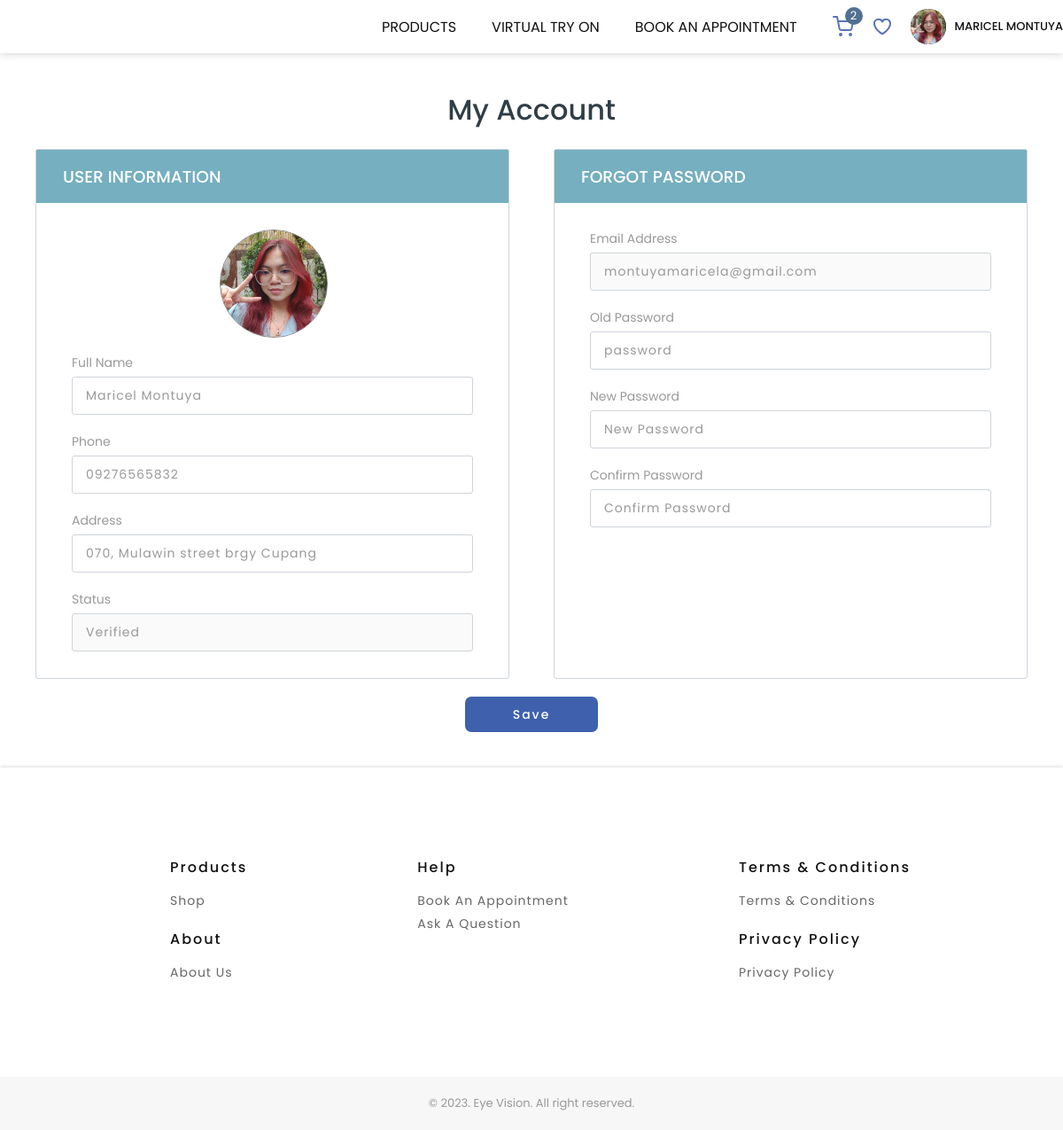
Page /shop/my-account.php (signed in) on the earlier database version.
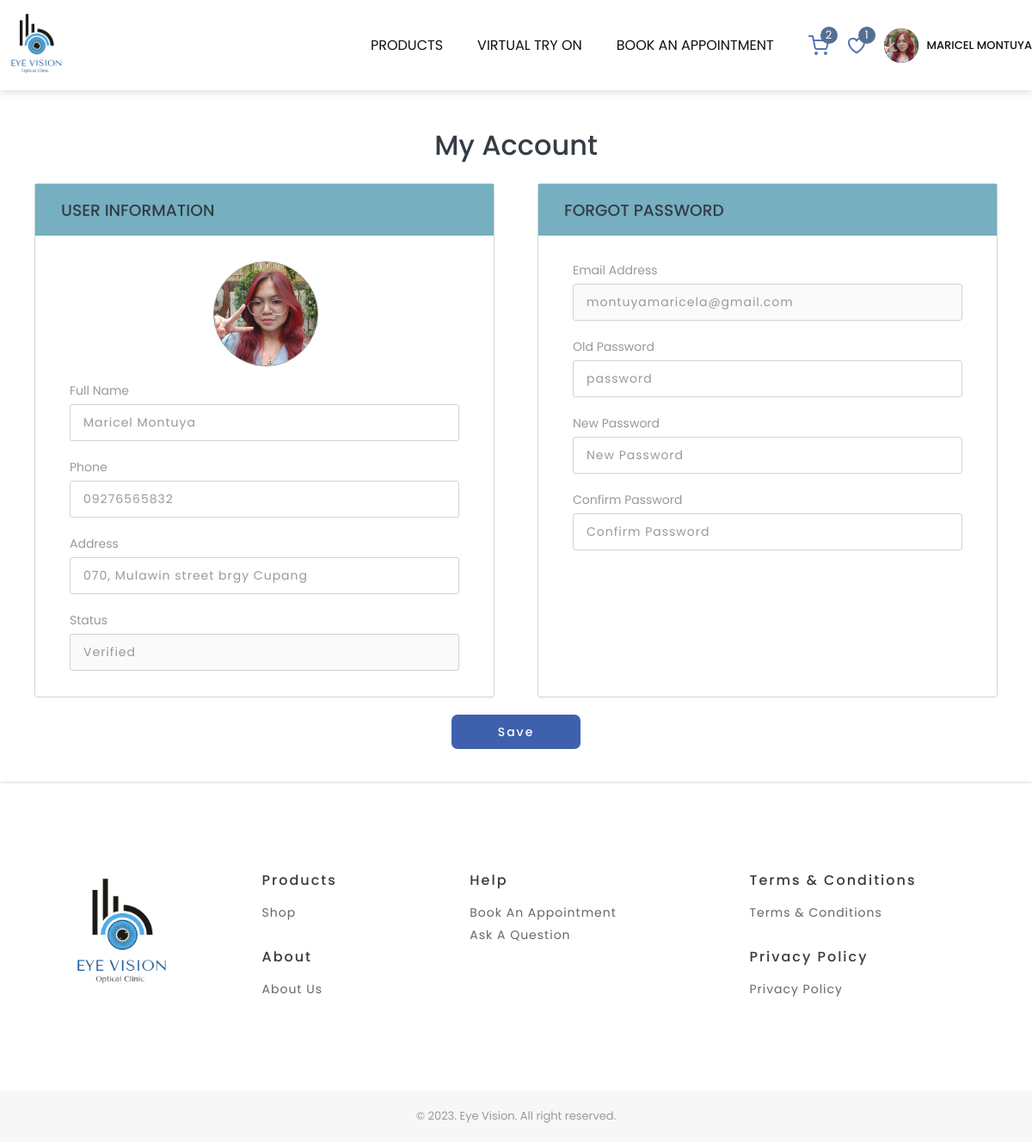
Same page on the later database version.
### tables this page shows
CREATE TABLE `logo` (
  `id` int(11) NOT NULL,
  `Image` text NOT NULL
);

### shop/my-account.php (the view, shortened to what the changed rows need)
<?php
    include '../db_connection.php';
    if (isset($_SESSION['is_logged_in']) && $_SESSION['is_logged_in'] === true) {
        $user_id = $_SESSION['user_id'];
    }
?>
<!DOCTYPE html>
<html lang="en">
<head>
    <link rel="stylesheet" href="../styles/account.css?v=27" />
    <link rel="stylesheet" href="../styles/global.css?v=6" />
</head>
<body>
    <section id="navigation-bar">
        <div class="navbar">
            <div>
                <a href="index.php" class="logo">
                    <?php
                        mysqli_select_db($con, 'cms');
                        $getLogo = "SELECT * FROM logo WHERE id = '1'";
                        $logo = mysqli_query($con, $getLogo);
                        while ($row = mysqli_fetch_array($logo)){
                            $image = $row['Image'];
                            echo "<img src='../public/images/$image' alt='Logo' height='85px'>";
                        }
                    ?> </a>
            </div>
            <div class="nav-items">
                        <?php
                            include '../db_connection.php';
                            mysqli_select_db($con, 'product');
                        ?>
                <div class="svg-items">
                        <?php
                            if(isset($_SESSION['is_logged_in']) && $_SESSION['is_logged_in'] === true){
                                mysqli_select_db($con, 'user');
                            }
                        ?>
                    <a href="wishlist.php" class="dropbtn wishlist">
                        <?php
                            if(isset($_SESSION['is_logged_in']) && $_SESSION['is_logged_in'] === true){
                                mysqli_select_db($con, 'user');
                                $sql = "SELECT COUNT(*) AS totalItems FROM wishlist WHERE User_id = '$user_id'";
                                $res = mysqli_query($con, $sql);
                                if ($res) {
                                    $row = mysqli_fetch_assoc($res);
                                    $totalItems = $row['totalItems'];
                                    if ($totalItems != 0){
                                        echo "<span class='item-number'>$totalItems</span>" ;
                                    }
                                }
                            }
                        ?>
                    </a>
                </div>
            </div>
        </div>
    </section>
    <section style="padding: 40px;" class="container">
        <h2 class="dark-text title">My Account</h2>
        <form action="my-account.php" enctype="multipart/form-data" method="POST">
            <div class="profile">
                <div class="profileCard">
                    <h3 class="dark-text header">USER INFORMATION</h3>
                    <div>
                        <div action="" class="profileForm">
                        </div>
                    </div>
                </div>
                <div class="profileCard">
                    <h3 class="dark-text header">Forgot password</h3>
                    <div>
                        <div action="" class="profileForm">
                        </div>
                    </div>
                </div>
            </div>
            <button class="save">Save</button>
        </form>
    </section>
    <footer>
        <div class="container">
            <div class="footer-content">
                <div class="footer-logo">
                    <a href="index.php">
                        <?php
                        mysqli_select_db($con, 'cms');
                        $getLogo = "SELECT * FROM logo WHERE id = '1'";
                        $logo = mysqli_query($con, $getLogo);
                        while ($row = mysqli_fetch_array($logo)){
                            $image = $row['Image'];
                            echo "<img src='../public/images/$image' alt='Logo' height='150'>";
                        }
                    ?> </a>
                </div>
                <div class="two-column">
                    <div>
                        <h3 class="dark-text">Products</h3>
                        <div class="footer-item">
                            <a href="index.php">Shop</a>
                        </div>
                    </div>
                    <div>
                        <h3 class="dark-text">About</h3>
                        <div class="footer-item">
                            <a href="../about.php">About Us</a>
                        </div>
                    </div>
                </div>
                <div>
                    <h3 class="dark-text">Help</h3>
                    <div class="footer-item">
                        <a href="appointment.php">Book an appointment</a>
                        <a href="../contact.php">Ask a question</a>
                    </div>
                </div>
                <div class="two-column">
                    <div>
                        <h3 class="dark-text">Terms & Conditions</h3>
                        <div class="footer-item">
                            <a href="">Terms & Conditions</a>
                        </div>
                    </div>
                    <div>
                        <h3 class="dark-text">Privacy Policy</h3>
                        <div class="footer-item">
                            <a href="">Privacy Policy</a>
                        </div>
                    </div>
                </div>
            </div>
        </div>
    </footer>
</body>
</html>

Differences in the rows shown:
added logo: Image (picture)
Other differences:
$totalItems: (not shown) → "1"
